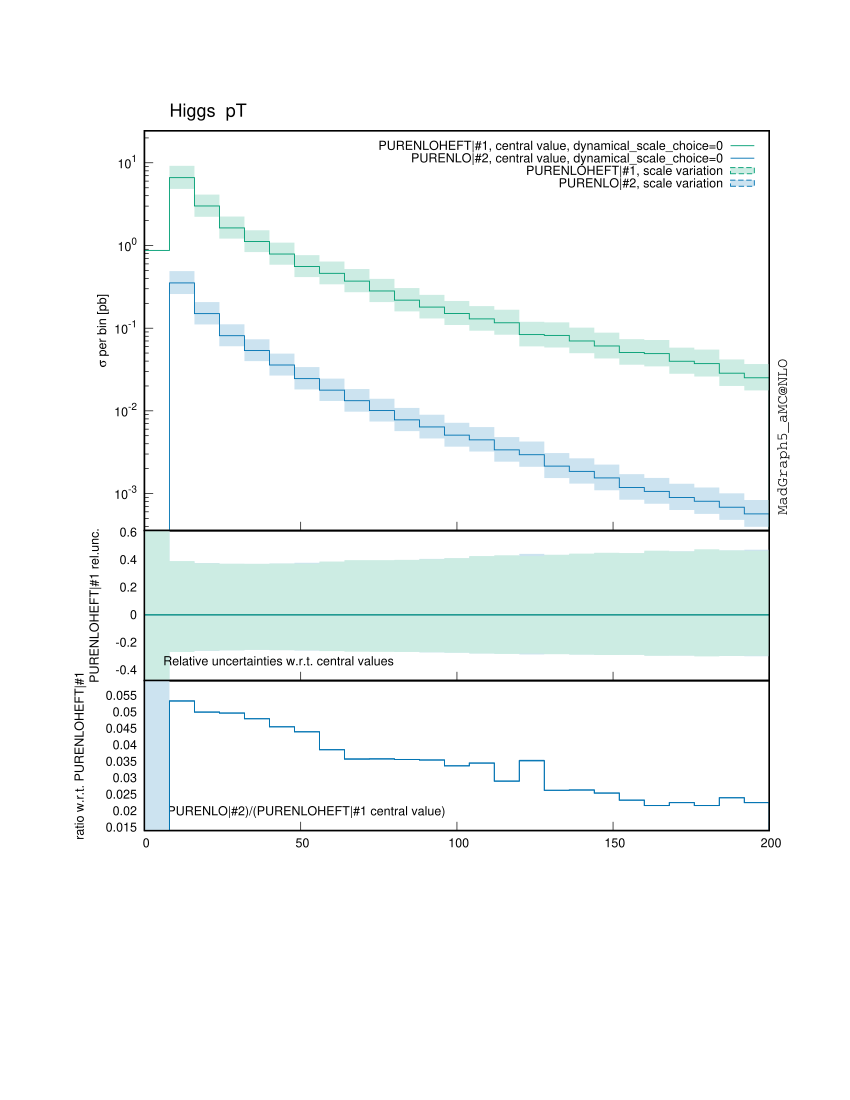

This figure's gnuplot source:

################################################################################
#
# This gnuplot file was generated by MadGraph5_aMC@NLO project, a program which 
# automatically generates Feynman diagrams and matrix elements for arbitrary
# high-energy processes in the Standard Model and beyond. It also perform the
# integration and/or generate events for these processes, at LO and NLO accuracy.
#
# For more information, visit madgraph.phys.ucl.ac.be and amcatnlo.web.cern.ch
#
################################################################################
# /Users/valentin/Documents/MG5/2.6.6/madgraph/various/histograms.py ../HiggsDistribution_HEFT.HwU ../HiggsDistribution_15k_and_150k_with_weights.HwU --types=PURENLOHEFT,PURENLO --titles=Higgs  pT --rebin=4 --only_scale --keep_all_weights --n_ratios=1 --out=higgs_pt
reset

set lmargin 10
set rmargin 0
set terminal postscript portrait enhanced color "Helvetica" 9 
# The pdf terminal offers transparency support, but you will have to adapt things a bit
#set terminal pdf enhanced font "Helvetica 12" lw 1.0 dashed size 29.7cm, 21cm
set key font ",9"
set key samplen "2"
set output "higgs_pt.ps"

# This is the "PODO" color palette of gnuplot v.5, but with the order
# changed: palette of colors selected to be easily distinguishable by
# color-blind individuals with either protanopia or deuteranopia. Bang
# Wong [2011] Nature Methods 8, 441.

set style line   1 lt 1 lc rgb "#009e73" lw 1.3
set style line 101 lt 1 lc rgb "#009e73" lw 1.3 dt (6,3)
set style line  11 lt 2 lc rgb "#009e73" lw 1.3 dt (6,3)
set style line  21 lt 4 lc rgb "#009e73" lw 1.3 dt (3,2)
set style line  31 lt 6 lc rgb "#009e73" lw 1.3 dt (2,1)
set style line  41 lt 8 lc rgb "#009e73" lw 1.3 dt (4,3)

set style line   2 lt 1 lc rgb "#0072b2" lw 1.3
set style line 102 lt 1 lc rgb "#0072b2" lw 1.3 dt (6,3)
set style line  12 lt 2 lc rgb "#0072b2" lw 1.3 dt (6,3)
set style line  22 lt 4 lc rgb "#0072b2" lw 1.3 dt (3,2)
set style line  32 lt 6 lc rgb "#0072b2" lw 1.3 dt (2,1)
set style line  42 lt 8 lc rgb "#0072b2" lw 1.3 dt (4,3)

set style line   3 lt 1 lc rgb "#d55e00" lw 1.3
set style line 103 lt 1 lc rgb "#d55e00" lw 1.3 dt (6,3)
set style line  13 lt 2 lc rgb "#d55e00" lw 1.3 dt (6,3)
set style line  23 lt 4 lc rgb "#d55e00" lw 1.3 dt (3,2)
set style line  33 lt 6 lc rgb "#d55e00" lw 1.3 dt (2,1)
set style line  43 lt 8 lc rgb "#d55e00" lw 1.3 dt (4,3)

set style line   4 lt 1 lc rgb "#f0e442" lw 1.3
set style line 104 lt 1 lc rgb "#f0e442" lw 1.3 dt (6,3)
set style line  14 lt 2 lc rgb "#f0e442" lw 1.3 dt (6,3)
set style line  24 lt 4 lc rgb "#f0e442" lw 1.3 dt (3,2)
set style line  34 lt 6 lc rgb "#f0e442" lw 1.3 dt (2,1)
set style line  44 lt 8 lc rgb "#f0e442" lw 1.3 dt (4,3)

set style line   5 lt 1 lc rgb "#56b4e9" lw 1.3
set style line 105 lt 1 lc rgb "#56b4e9" lw 1.3 dt (6,3)
set style line  15 lt 2 lc rgb "#56b4e9" lw 1.3 dt (6,3)
set style line  25 lt 4 lc rgb "#56b4e9" lw 1.3 dt (3,2)
set style line  35 lt 6 lc rgb "#56b4e9" lw 1.3 dt (2,1)
set style line  45 lt 8 lc rgb "#56b4e9" lw 1.3 dt (4,3)

set style line   6 lt 1 lc rgb "#cc79a7" lw 1.3
set style line 106 lt 1 lc rgb "#cc79a7" lw 1.3 dt (6,3)
set style line  16 lt 2 lc rgb "#cc79a7" lw 1.3 dt (6,3)
set style line  26 lt 4 lc rgb "#cc79a7" lw 1.3 dt (3,2)
set style line  36 lt 6 lc rgb "#cc79a7" lw 1.3 dt (2,1)
set style line  46 lt 8 lc rgb "#cc79a7" lw 1.3 dt (4,3)

set style line   7 lt 1 lc rgb "#e69f00" lw 1.3
set style line 107 lt 1 lc rgb "#e69f00" lw 1.3 dt (6,3)
set style line  17 lt 2 lc rgb "#e69f00" lw 1.3 dt (6,3)
set style line  27 lt 4 lc rgb "#e69f00" lw 1.3 dt (3,2)
set style line  37 lt 6 lc rgb "#e69f00" lw 1.3 dt (2,1)
set style line  47 lt 8 lc rgb "#e69f00" lw 1.3 dt (4,3)

set style line   8 lt 1 lc rgb "black" lw 1.3
set style line 108 lt 1 lc rgb "black" lw 1.3 dt (6,3)
set style line  18 lt 2 lc rgb "black" lw 1.3 dt (6,3)
set style line  28 lt 4 lc rgb "black" lw 1.3 dt (3,2)
set style line  38 lt 6 lc rgb "black" lw 1.3 dt (2,1)
set style line  48 lt 8 lc rgb "black" lw 1.3 dt (4,3)


set style line 999 lt 1 lc rgb "gray" lw 1.3

safe(x,y,a) = (y == 0.0 ? a : x/y)

set style data histeps
set key invert



################################################################################
### Rendering of the plot titled 'Higgs  pT'
################################################################################

set multiplot
set label "Higgs  pT" font ",13" at graph 0.04, graph 1.05
set xrange [0.0000e+00:2.0000e+02]
set bmargin 0 
set tmargin 0
set xtics nomirror
set ytics nomirror
set mytics 10
set xtics auto
set key horizontal noreverse maxcols 1 width -4 
set label front 'MadGraph5\_aMC\@NLO' font "Courier,11" rotate by 90 at graph 1.02, graph 0.04

#-- rendering subhistograms 'PURENLOHEFT|#1 and PURENLO|#2 results'

set format y '10^{%T}'
set yrange [3.5652e-04:2.4473e+01]
set origin 0.0000e+00, 5.0000e-01
set size 1.0000e+00, 4.0000e-01
set mytics 10
set ytics auto
set format x ''
set logscale y
set ylabel "{/Symbol s} per bin [pb]"

plot \
 "<perl -pe 's/^\\s*(?<x1>[\\+|-]?\\d+(\\.\\d*)?([EeDd][\\+|-]?\\d+)?)\\s*(?<x2>[\\+|-]?\\d+(\\.\\d*)?([EeDd][\\+|-]?\\d+)?)(?<rest>.*)\\n/ $+{x1} $+{x2} $+{rest}\\n$+{x2} $+{x1} $+{rest}\\n/g' higgs_pt.HwU" index 1 using 1:6:7 with filledcurve ls 12 fs transparent solid 0.2 title 'PURENLO|#2, scale variation',\
 "<perl -pe 's/^\\s*(?<x1>[\\+|-]?\\d+(\\.\\d*)?([EeDd][\\+|-]?\\d+)?)\\s*(?<x2>[\\+|-]?\\d+(\\.\\d*)?([EeDd][\\+|-]?\\d+)?)(?<rest>.*)\\n/ $+{x1} $+{x2} $+{rest}\\n$+{x2} $+{x1} $+{rest}\\n/g' higgs_pt.HwU" index 0 using 1:6:7 with filledcurve ls 11 fs transparent solid 0.2 title 'PURENLOHEFT|#1, scale variation',\
'higgs_pt.HwU' index 1 using (($1+$2)/2):($3 >= 0 ? sqrt(-1) : abs($3)) ls 102 title '',\
'higgs_pt.HwU' index 1 using (($1+$2)/2):($3 < 0 ? sqrt(-1) : $3) ls 2 title 'PURENLO|#2, central value, dynamical\_scale\_choice=0',\
'higgs_pt.HwU' index 0 using (($1+$2)/2):($3 >= 0 ? sqrt(-1) : abs($3)) ls 101 title '',\
'higgs_pt.HwU' index 0 using (($1+$2)/2):($3 < 0 ? sqrt(-1) : $3) ls 1 title 'PURENLOHEFT|#1, central value, dynamical\_scale\_choice=0'
#-- rendering subhistograms 'Relative scale and PDF uncertainty'
unset label
unset format
set yrange [-4.7707e-01:6.1328e-01]
set origin 0.0000e+00, 3.5000e-01
set size 1.0000e+00, 1.5000e-01
set mytics 2
set ytics auto
set format x ''
unset logscale y
set ylabel "PURENLOHEFT|#1 rel.unc."
set label "Relative uncertainties w.r.t. central values" font ",9" front at graph 0.03, graph 0.13
plot \
 "<perl -pe 's/^\\s*(?<x1>[\\+|-]?\\d+(\\.\\d*)?([EeDd][\\+|-]?\\d+)?)\\s*(?<x2>[\\+|-]?\\d+(\\.\\d*)?([EeDd][\\+|-]?\\d+)?)(?<rest>.*)\\n/ $+{x1} $+{x2} $+{rest}\\n$+{x2} $+{x1} $+{rest}\\n/g' higgs_pt.HwU" index 1 using 1:(safe($6,$3,1.0)-1.0):(safe($7,$3,1.0)-1.0) with filledcurve ls 12 fs transparent solid 0.2 title '',\
 "<perl -pe 's/^\\s*(?<x1>[\\+|-]?\\d+(\\.\\d*)?([EeDd][\\+|-]?\\d+)?)\\s*(?<x2>[\\+|-]?\\d+(\\.\\d*)?([EeDd][\\+|-]?\\d+)?)(?<rest>.*)\\n/ $+{x1} $+{x2} $+{rest}\\n$+{x2} $+{x1} $+{rest}\\n/g' higgs_pt.HwU" index 0 using 1:(safe($6,$3,1.0)-1.0):(safe($7,$3,1.0)-1.0) with filledcurve ls 11 fs transparent solid 0.2 title '',\
0.0 ls 999 title '',\
'higgs_pt.HwU' index 1 using (($1+$2)/2):(safe($5,$3,1.0)-1.0) ls 2 title '',\
'higgs_pt.HwU' index 0 using (($1+$2)/2):(safe($5,$3,1.0)-1.0) ls 1 title ''
#-- rendering subhistograms '(PURENLO|#2)/(PURENLOHEFT|#1 central value) ratio'
unset label
unset format
set yrange [1.4044e-02:5.9555e-02]
set origin 0.0000e+00, 2.0000e-01
set size 1.0000e+00, 1.5000e-01
set mytics 2
set ytics auto
set format x
unset logscale y
set ylabel "ratio w.r.t. PURENLOHEFT|#1"
set label "(PURENLO|#2)/(PURENLOHEFT|#1 central value)" font ",9" at graph 0.03, graph 0.13
plot \
1.0 ls 999 title '',\
 "<perl -pe 's/^\\s*(?<x1>[\\+|-]?\\d+(\\.\\d*)?([EeDd][\\+|-]?\\d+)?)\\s*(?<x2>[\\+|-]?\\d+(\\.\\d*)?([EeDd][\\+|-]?\\d+)?)(?<rest>.*)\\n/ $+{x1} $+{x2} $+{rest}\\n$+{x2} $+{x1} $+{rest}\\n/g' higgs_pt.HwU" index 2 using 1:6:7 with filledcurve ls 12 fs transparent solid 0.2 title '',\
'higgs_pt.HwU' index 2 using (($1+$2)/2):5 ls 2 title '',\
'higgs_pt.HwU' index 2 using (($1+$2)/2):3 ls 2 title ''

unset label

################################################################################
unset multiplot
!ps2pdf "higgs_pt.ps" &> /dev/null
!open "higgs_pt.pdf" &> /dev/null
